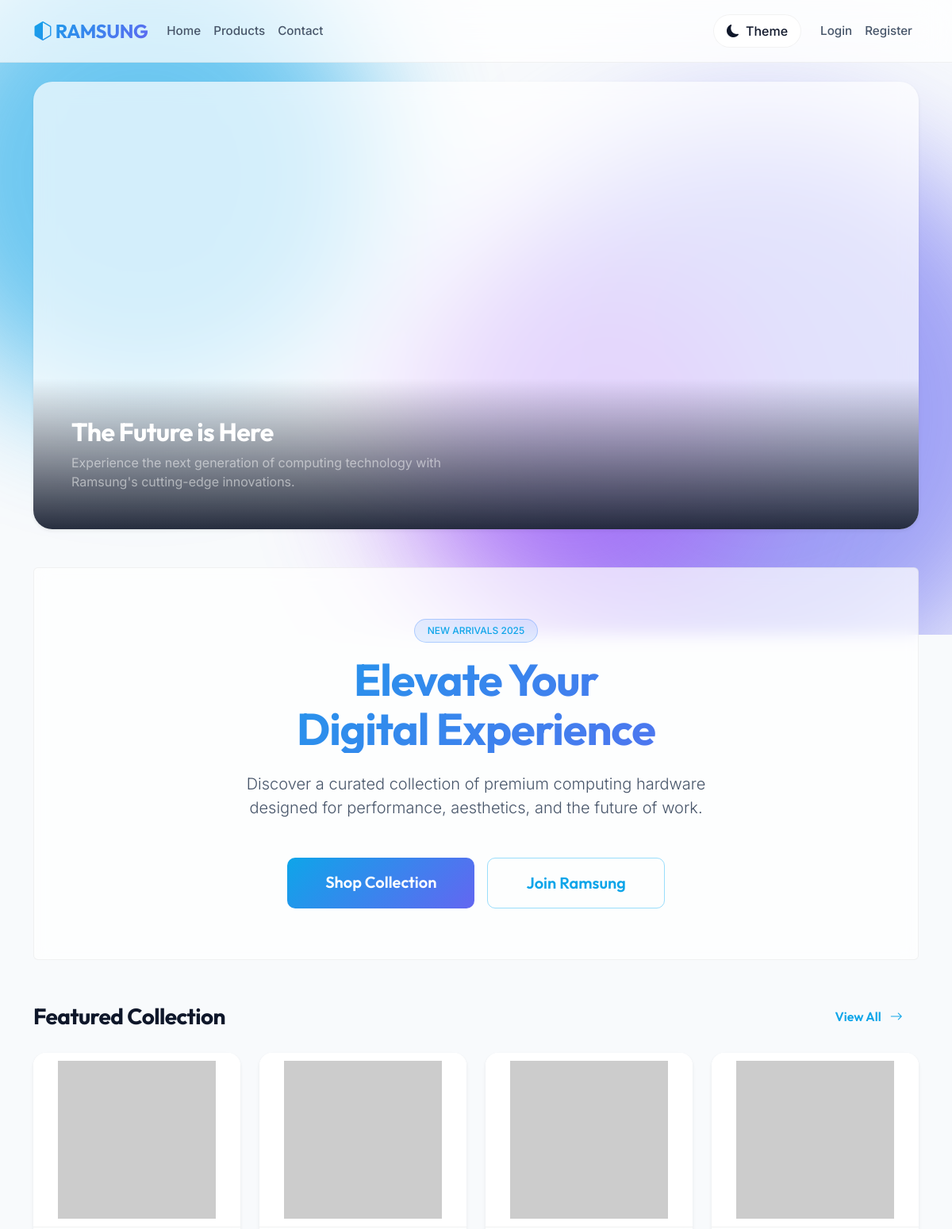
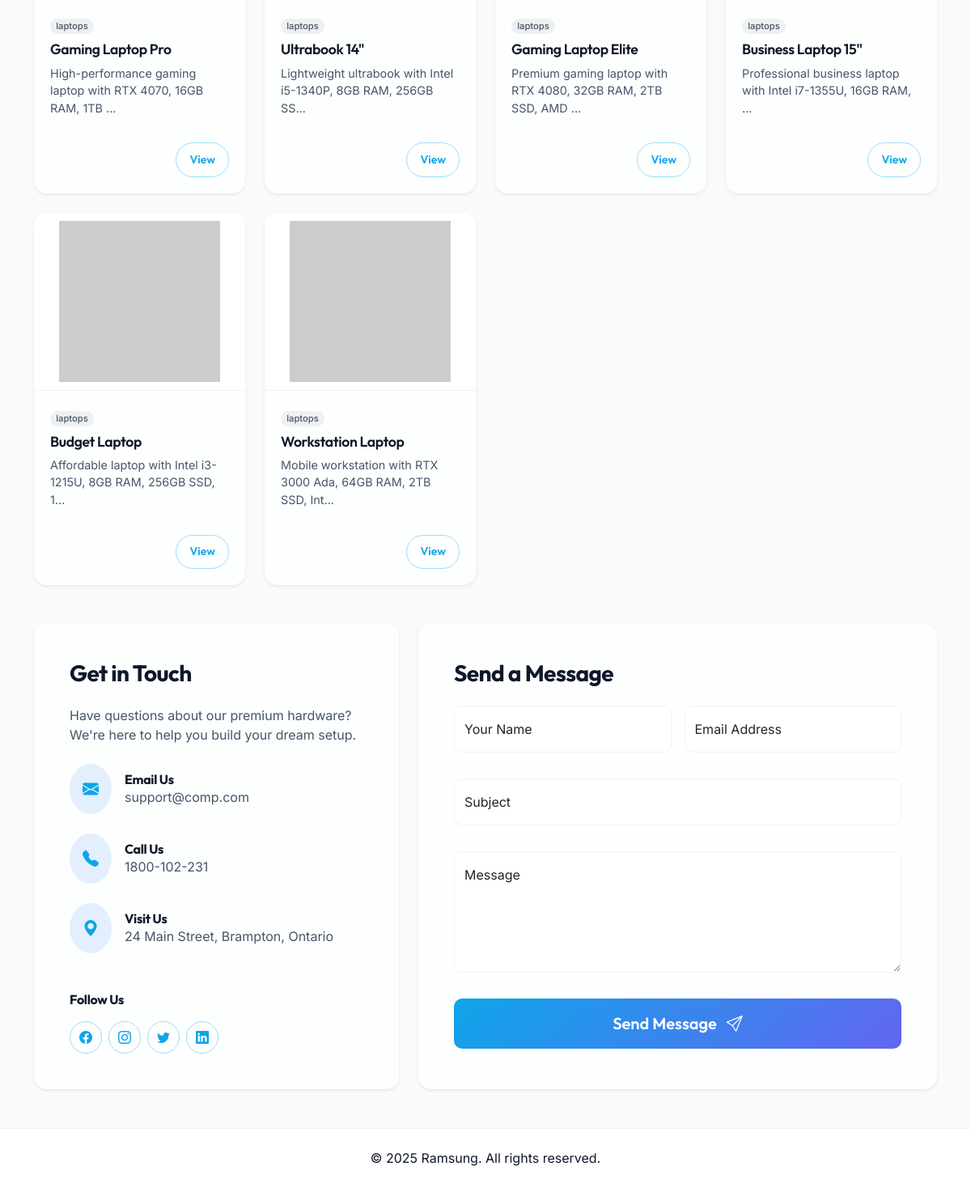
The page / on the database its author committed (2 pictures, top to bottom).
### tables this page shows
CREATE TABLE IF NOT EXISTS products (
    id INT AUTO_INCREMENT PRIMARY KEY,
    name VARCHAR(200) NOT NULL,
    description TEXT,
    price DECIMAL(10, 2) NOT NULL,
    image_url VARCHAR(255),
    category VARCHAR(50) NOT NULL,
    stock INT DEFAULT 0,
    created_at TIMESTAMP DEFAULT CURRENT_TIMESTAMP
);

### config/image_config.php (called while the page is built, shortened)
<?php
function getProductImageUrl($productId, $category, $defaultImageUrl = '') {
    if (!empty($defaultImageUrl) && filter_var($defaultImageUrl, FILTER_VALIDATE_URL)) {
        return $defaultImageUrl;
    }
    return 'https://placehold.co/500x500/e2e8f0/1e293b?text=Product+Image';
}
?>

### index.php (the view, shortened to what this page needs)
<?php
require_once 'config/image_config.php';
$conn = getDBConnection();
$stmt = $conn->prepare("SELECT * FROM products ORDER BY created_at DESC LIMIT 6");
$stmt->execute();
$featured_products = $stmt->get_result();
include 'includes/header.php';
?>
<div class="row mb-5">
    <div class="col-12">
        <div class="card border-0 shadow-sm overflow-hidden" style="border-radius: 24px;">
            <div class="position-relative">
                <video autoplay muted loop playsinline class="w-100" style="object-fit: cover; max-height: 600px;">
                    <source src="pics/final%20intro%20video.mp4" type="video/mp4">
                </video>
                <div class="position-absolute bottom-0 start-0 w-100 p-4 p-md-5" style="background: linear-gradient(to top, rgba(15, 23, 42, 0.9), transparent);">
                    <h2 class="text-white fw-bold mb-2">The Future is Here</h2>
                    <p class="text-white-50 mb-0" style="max-width: 500px;">Experience the next generation of computing technology with Ramsung's cutting-edge innovations.</p>
                </div>
            </div>
        </div>
    </div>
</div>
<div class="jumbotron text-center text-white p-5 rounded mb-5 position-relative overflow-hidden">
    <div class="position-relative" style="z-index: 2;">
        <span class="badge bg-primary bg-opacity-10 text-primary border border-primary border-opacity-25 mb-3 px-3 py-2 rounded-pill">
            NEW ARRIVALS 2025
        </span>
        <h1 class="display-3 fw-bold mb-4">
            Elevate Your <br>Digital Experience
        </h1>
        <p class="lead text-secondary mb-5 mx-auto" style="max-width: 600px;">
            Discover a curated collection of premium computing hardware designed for performance, aesthetics, and the future of work.
        </p>
        <div class="d-flex justify-content-center gap-3">
            <a class="btn btn-primary btn-lg px-5 py-3" href="products.php" role="button">
                Shop Collection
            </a>
            <a class="btn btn-outline-primary btn-lg px-5 py-3" href="register.php" role="button">
                Join Ramsung
            </a>
        </div>
    </div>
</div>
<div class="d-flex align-items-center justify-content-between mb-4">
    <h3 class="mb-0 fw-bold">
        Featured Collection
    </h3>
    <a href="products.php" class="btn btn-link text-decoration-none text-primary">
        View All <i class="bi bi-arrow-right ms-2"></i>
    </a>
</div>
<div class="row row-cols-1 row-cols-sm-2 row-cols-md-3 row-cols-lg-4 g-4">
    <?php while ($product = $featured_products->fetch_assoc()): ?>
        <div class="col">
            <div class="card product-card h-100 border-0 shadow-sm">
                <?php
                $imageUrl = getProductImageUrl($product['id'], $product['category'], $product['image_url']);
                ?>
                <div class="position-relative">
                    <img src="<?php echo htmlspecialchars($imageUrl); ?>"
                         class="card-img-top product-image"
                         alt="<?php echo htmlspecialchars($product['name']); ?>"
                         data-category="<?php echo htmlspecialchars($product['category']); ?>"
                         data-product-id="<?php echo $product['id']; ?>"
                         data-product-name="<?php echo htmlspecialchars($product['name']); ?>"
                         data-product-description="<?php echo htmlspecialchars($product['description']); ?>"
                         loading="lazy">
                </div>
                <div class="card-body d-flex flex-column">
                    <div class="mb-2">
                        <span class="badge bg-secondary bg-opacity-10 text-secondary rounded-pill" style="font-size: 0.7rem;">
                            <?php echo htmlspecialchars($product['category']); ?>
                        </span>
                    </div>
                    <h5 class="card-title text-truncate"><?php echo htmlspecialchars($product['name']); ?></h5>
                    <p class="card-text small flex-grow-1"><?php echo htmlspecialchars(substr($product['description'], 0, 60)) . '...'; ?></p>
                    <div class="d-flex align-items-center justify-content-between mt-3">
                        <span class="fw-bold text-white h5 mb-0">$<?php echo number_format($product['price'], 2); ?></span>
                        <a href="product.php?id=<?php echo $product['id']; ?>" class="btn btn-sm btn-outline-primary rounded-pill px-3">
                            View
                        </a>
                    </div>
                </div>
            </div>
        </div>
    <?php endwhile; ?>
</div>
<div id="contact" class="row mt-5 mb-5 align-items-stretch">
    <div class="col-md-5 mb-4 mb-md-0">
        <div class="card h-100 border-0 shadow-sm p-4">
            <div class="card-body">
                <h3 class="fw-bold mb-4">Get in Touch</h3>
                <p class="text-secondary mb-4">Have questions about our premium hardware? We're here to help you build your dream setup.</p>
                <div class="d-flex align-items-center mb-4">
                    <div class="bg-primary bg-opacity-10 p-3 rounded-circle me-3 text-primary">
                        <i class="bi bi-envelope-fill fs-5"></i>
                    </div>
                    <div>
                        <h6 class="mb-0 fw-bold">Email Us</h6>
                        <a href="mailto:support@comp.com" class="text-decoration-none text-secondary">support@comp.com</a>
                    </div>
                </div>
                <div class="d-flex align-items-center mb-4">
                    <div class="bg-primary bg-opacity-10 p-3 rounded-circle me-3 text-primary">
                        <i class="bi bi-telephone-fill fs-5"></i>
                    </div>
                    <div>
                        <h6 class="mb-0 fw-bold">Call Us</h6>
                        <p class="mb-0 text-secondary">1800-102-231</p>
                    </div>
                </div>
                <div class="d-flex align-items-center mb-5">
                    <div class="bg-primary bg-opacity-10 p-3 rounded-circle me-3 text-primary">
                        <i class="bi bi-geo-alt-fill fs-5"></i>
                    </div>
                    <div>
                        <h6 class="mb-0 fw-bold">Visit Us</h6>
                        <p class="mb-0 text-secondary">24 Main Street, Brampton, Ontario</p>
                    </div>
                </div>
                <h6 class="fw-bold mb-3">Follow Us</h6>
                <div class="d-flex gap-2">
                    <button class="btn btn-outline-primary rounded-circle" style="width: 40px; height: 40px; padding: 0; display: flex; align-items: center; justify-content: center;">
                        <i class="bi bi-facebook"></i>
                    </button>
                    <button class="btn btn-outline-primary rounded-circle" style="width: 40px; height: 40px; padding: 0; display: flex; align-items: center; justify-content: center;">
                        <i class="bi bi-instagram"></i>
                    </button>
                    <button class="btn btn-outline-primary rounded-circle" style="width: 40px; height: 40px; padding: 0; display: flex; align-items: center; justify-content: center;">
                        <i class="bi bi-twitter"></i>
                    </button>
                    <button class="btn btn-outline-primary rounded-circle" style="width: 40px; height: 40px; padding: 0; display: flex; align-items: center; justify-content: center;">
                        <i class="bi bi-linkedin"></i>
                    </button>
                </div>
            </div>
        </div>
    </div>
    <div class="col-md-7">
        <div class="card h-100 border-0 shadow-sm p-4">
            <div class="card-body">
                <h3 class="fw-bold mb-4">Send a Message</h3>
                <form action="mailto:support@comp.com" method="post" enctype="text/plain">
                    <div class="row g-3">
                        <div class="col-md-6">
                            <div class="form-floating mb-3">
                                <input type="text" class="form-control" id="name" name="name" placeholder="Your Name" required>
                                <label for="name">Your Name</label>
                            </div>
                        </div>
                        <div class="col-md-6">
                            <div class="form-floating mb-3">
                                <input type="email" class="form-control" id="email" name="email" placeholder="name@example.com" required>
                                <label for="email">Email Address</label>
                            </div>
                        </div>
                        <div class="col-12">
                            <div class="form-floating mb-3">
                                <input type="text" class="form-control" id="subject" name="subject" placeholder="Subject" required>
                                <label for="subject">Subject</label>
                            </div>
                        </div>
                        <div class="col-12">
                            <div class="form-floating mb-3">
                                <textarea class="form-control" placeholder="Leave a comment here" id="message" name="message" style="height: 150px" required></textarea>
                                <label for="message">Message</label>
                            </div>
                        </div>
                        <div class="col-12">
                            <button class="btn btn-primary btn-lg w-100 py-3" type="submit">
                                Send Message <i class="bi bi-send ms-2"></i>
                            </button>
                        </div>
                    </div>
                </form>
            </div>
        </div>
    </div>
</div>
<?php
include 'includes/footer.php';
?>

### rows shown on the page
products: category "laptops", name "Gaming Laptop Pro", description "High-performance gaming laptop with RTX 4070, 16GB RAM, 1TB"
products: category "laptops", name "Ultrabook 14\"", description "Lightweight ultrabook with Intel i5-1340P, 8GB RAM, 256GB SS"
products: category "laptops", name "Gaming Laptop Elite", description "Premium gaming laptop with RTX 4080, 32GB RAM, 2TB SSD, AMD"
products: category "laptops", name "Business Laptop 15\"", description "Professional business laptop with Intel i7-1355U, 16GB RAM,"
products: category "laptops", name "Budget Laptop", description "Affordable laptop with Intel i3-1215U, 8GB RAM, 256GB SSD, 1"
products: category "laptops", name "Workstation Laptop", description "Mobile workstation with RTX 3000 Ada, 64GB RAM, 2TB SSD, Int"
